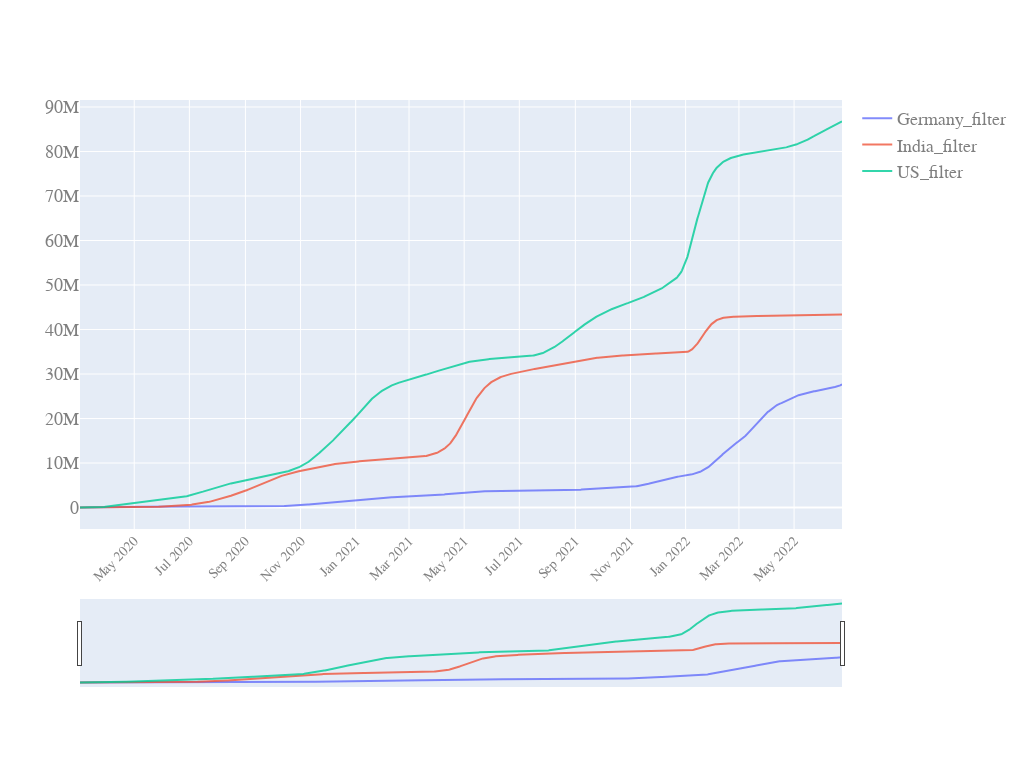

Notebook code cell kept with this figure:
### Code cell
start_pos=40
quick_plot(df_analyse.date[start_pos:],
           df_analyse.iloc[start_pos:,[4,5,6]], #
           y_scale='linear',
           slider=True)

### Figure 1 — Plotly figure (JSON) as saved in the notebook; plotly's stock layout.template omitted (floating-point values rounded to 4 significant figures; data arrays with more than 128 entries replaced by an {"elided": "..."} marker saying what was removed)
{"data": [{"name": "Germany_filter", "opacity": 0.8, "type": "scatter", "x": {"elided": "844 str values"}, "y": {"elided": "844 float values"}}, {"name": "India_filter", "opacity": 0.8, "type": "scatter", "x": {"elided": "844 str values"}, "y": {"elided": "844 float values"}}, {"name": "US_filter", "opacity": 0.8, "type": "scatter", "x": {"elided": "844 str values"}, "y": {"elided": "844 float values"}}], "layout": {"autosize": true, "font": {"color": "#7f7f7f", "family": "PT Sans, monospace", "size": 18}, "height": 768, "width": 1024, "xaxis": {"nticks": 20, "rangeslider": {"visible": true}, "tickangle": -45, "tickfont": {"color": "#7f7f7f", "size": 14}}, "yaxis": {"type": "linear"}}}
